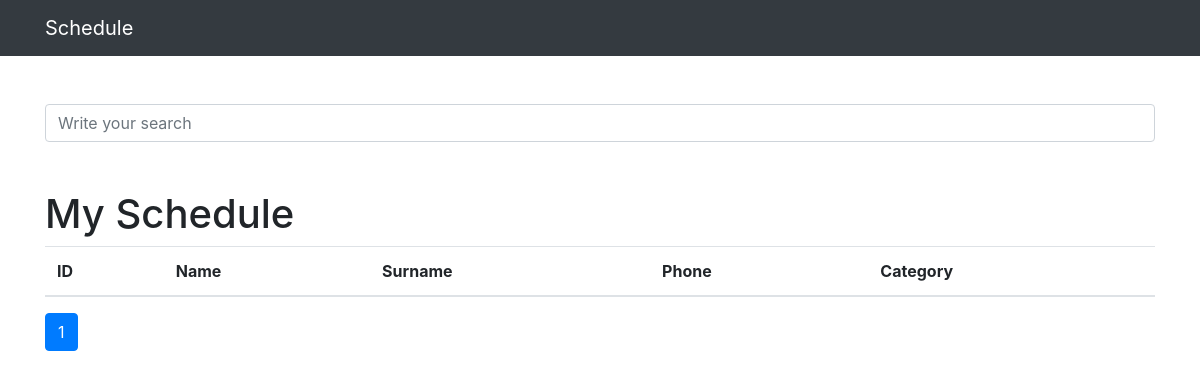
The app's page /, older data.
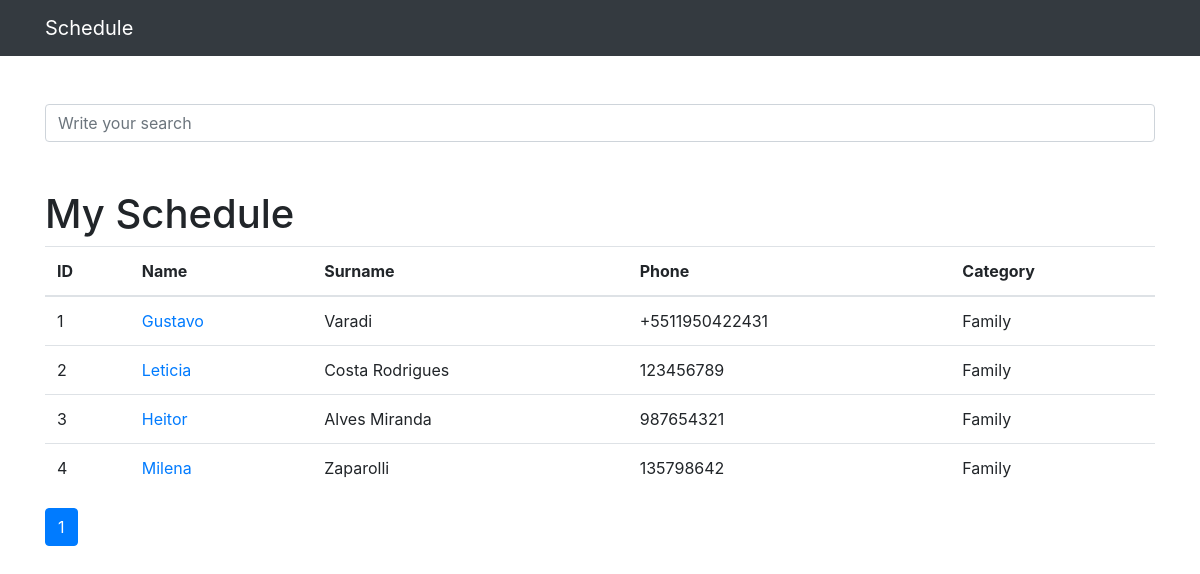
The same page, newer data.
### contacts/models.py (models this page shows, shortened)
class Contacts(models.Model):
    name = models.CharField(max_length=100)
    surname = models.CharField(max_length=100, blank=True)
    phone = models.CharField(max_length=20)
    mail = models.CharField(max_length=100)
    creation_date = models.DateTimeField(default=timezone.now)
    description = models.TextField(blank=True)
    category = models.ForeignKey(Category, on_delete=models.DO_NOTHING)
    show = models.BooleanField(default=True)
    photo = models.ImageField(blank=True, upload_to='photos/%Y/%m')

class Category(models.Model):
    name = models.CharField(max_length=100)
    def __str__(self):
        return self.name

### contacts/views.py (the view)
# urls.py: path('', views.index, name='index'),
def index(request):
    contacts = Contacts.objects.order_by('category').filter(
        show = True
    ) # => Ordenação por ordem decrescente ID
    paginator = Paginator(contacts, 10)
    page = request.GET.get('p')
    contacts = paginator.get_page(page)
    return render(request, 'contacts/index.html', { 'contacts': contacts })

### contacts/templates/contacts/index.html
{% extends 'base.html' %}
{% block conteudo %}
<h1 class="mt-5">My Schedule</h1>
    <table class="table">
        <thead>
            <tr>
                <th>ID</th>
                <th>Name</th>
                <th>Surname</th>
                <th>Phone</th>
                <th>Category</th>
            </tr>
        </thead>
        <tbody>
            {%  for contact in contacts %}
                <tr>
                    <td>{{ contact.id }}</td>
                    <td>
                        <a href="{% url 'show_contact' contact.id  %}">{{ contact.name }}</a>
                    </td>
                    <td>{{ contact.surname }}</td>
                    <td>{{ contact.phone }}</td>
                    <td>{{ contact.category }}</td>
                </tr>
            {% endfor %}
        </tbody>
    </table>
    <nav aria-label="Page navigation example">
        <ul class="pagination">
          {% for page in contacts.paginator.page_range %}
            {% if contacts.number == page %}
                <li class="page-item active">
                    <a class="page-link" href="?p={{ page }}&word={{ request.GET.word }}">{{ page }}</a>
                </li>
            {% else %}
                <li class="page-item">
                    <a class="page-link" href="?p={{ page }}&word={{ request.GET.word }}">{{ page }}</a>
                </li>
            {% endif %}
          {% endfor %}
        </ul>
      </nav>
{% endblock %}

Row changes from the older to the newer data that the page shows:
added Contacts: id "1", name "Gustavo", surname "Varadi", phone "+5511950422431", category "Family"
added Contacts: id "2", name "Leticia", surname "Costa Rodrigues", phone "123456789", category "Family"
added Contacts: id "3", name "Heitor", surname "Alves Miranda", phone "987654321", category "Family"
added Contacts: id "4", name "Milena", surname "Zaparolli", phone "135798642", category "Family"
